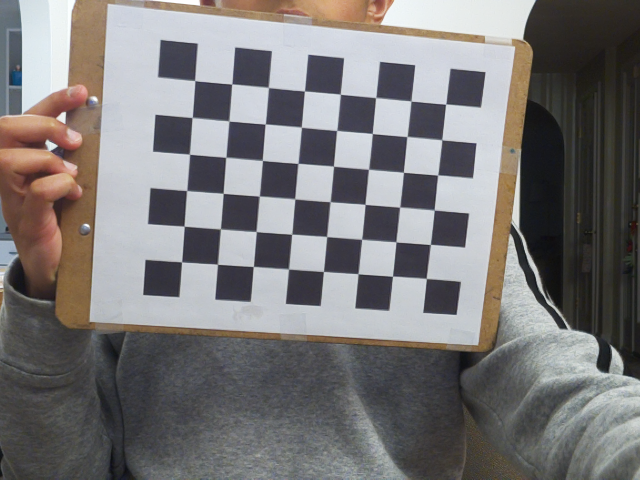
#> input picture images/stereoLeft/imageL0.png, 640 x 480 px; its folder holds 4 pictures in this run
$ python stereo_calibration.py
#> lines starting #> are read from the running program, lines starting #| are printed output that depends on the picture; pictures that were not available may be replaced by others from this repository, and a replacement may not be noted
import numpy as np
import cv2 as cv
import glob
import re

def compute_reprojection_error(object_points, image_points, rvecs, tvecs, camera_matrix, dist_coeffs):
    total_error = 0
    total_points = 0

    for i in range(len(object_points)):
        img_points2, _ = cv.projectPoints(object_points[i], rvecs[i], tvecs[i], camera_matrix, dist_coeffs)
        error = cv.norm(image_points[i], img_points2, cv.NORM_L2) / len(img_points2)
        total_error += error
        total_points += 1

    return total_error / total_points

def rectify_and_draw_epilines(img1, img2, points1, points2, F, save_path1, save_path2):
    def draw_lines(img, lines, pts):
        r, c = img.shape[:2]
        img = cv.cvtColor(img, cv.COLOR_GRAY2BGR)
        for r, pt in zip(lines, pts):
            color = tuple(np.random.randint(0, 255, 3).tolist())
            x0, y0 = map(int, [0, -r[2] / r[1]])
            x1, y1 = map(int, [c, -(r[2] + r[0] * c) / r[1]])
            img = cv.line(img, (x0, y0), (x1, y1), color, 1)
            img = cv.circle(img, tuple(map(int, pt.ravel())), 5, color, -1)
        return img

    lines1 = cv.computeCorrespondEpilines(points2.reshape(-1, 1, 2), 2, F).reshape(-1, 3)
    img1_epilines = draw_lines(img1, lines1, points1)

    lines2 = cv.computeCorrespondEpilines(points1.reshape(-1, 1, 2), 1, F).reshape(-1, 3)
    img2_epilines = draw_lines(img2, lines2, points2)

    cv.imwrite(save_path1, img1_epilines)
    cv.imwrite(save_path2, img2_epilines)

    return img1_epilines, img2_epilines

# Chessboard parameters
chessboardSize = (8,6)
frameSize = (640,480)
criteria = (cv.TERM_CRITERIA_EPS + cv.TERM_CRITERIA_MAX_ITER, 30, 0.001)

objp = np.zeros((chessboardSize[0] * chessboardSize[1], 3), np.float32)
objp[:,:2] = np.mgrid[0:chessboardSize[0],0:chessboardSize[1]].T.reshape(-1,2)

objpoints, imgpointsL, imgpointsR = [], [], []

def extract_number(filename):
    match = re.search(r'\d+', filename)
    return int(match.group()) if match else -1

imagesLeft = sorted(glob.glob('images/stereoLeft/*.png'), key=extract_number)
imagesRight = sorted(glob.glob('images/stereoRight/*.png'), key=extract_number)

for imgLeft, imgRight in zip(imagesLeft, imagesRight):
    imgL = cv.imread(imgLeft)
#> imgL is the input picture: shape (480, 640, 3); mean B, G, R 120, 119.7, 122
    imgR = cv.imread(imgRight)
    grayL = cv.cvtColor(imgL, cv.COLOR_BGR2GRAY)
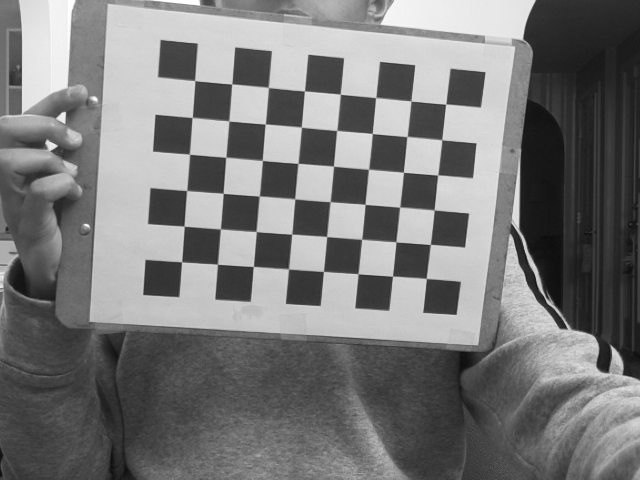
#> grayL: shape (480, 640); min 12, max 255, mean 120.4
    grayR = cv.cvtColor(imgR, cv.COLOR_BGR2GRAY)

    retL, cornersL = cv.findChessboardCorners(grayL, chessboardSize, None)
#> retL = True; cornersL = 48 rows, first 8: [194.7, 80.53], [231.7, 84.04], [268.4, 87.49], [304.4, 91.01], [340.3, 94.19], [375.6, 97.59], [411, 101], [445.6, 104.1]
    retR, cornersR = cv.findChessboardCorners(grayR, chessboardSize, None)
#> retR = True; cornersR has the same summary as cornersL

    if retL and retR:
        objpoints.append(objp)
        cornersL = cv.cornerSubPix(grayL, cornersL, (11,11), (-1,-1), criteria)
#> cornersL = 48 rows, first 8: [194.7, 80.58], [231.7, 83.93], [268.4, 87.38], [304.4, 90.86], [340.3, 94.17], [375.7, 97.51], [410.9, 100.9], [445.7, 104.1]
        imgpointsL.append(cornersL)
        cornersR = cv.cornerSubPix(grayR, cornersR, (11,11), (-1,-1), criteria)
#> cornersR has the same summary as cornersL
        imgpointsR.append(cornersR)

if not imgpointsL:
    print("No image points detected! Check image loading and chessboard detection.")
    exit()

retL, cameraMatrixL, distL, rvecsL, tvecsL = cv.calibrateCamera(objpoints, imgpointsL, frameSize, None, None)
#> retL = 0.119; cameraMatrixL = [[779.7, 0, 308.5], [0, 781.5, 205.8], [0, 0, 1]]; distL = [[0.331, -11.52, 0.00335, 0.00178, 126.2]]; rvecsL = ([0.128, -0.109, 0.0842],); tvecsL = ([-3.08, -3.39, 21.16],)
retR, cameraMatrixR, distR, rvecsR, tvecsR = cv.calibrateCamera(objpoints, imgpointsR, frameSize, None, None)
#> retR = 0.119; cameraMatrixR = [[779.7, 0, 308.5], [0, 781.5, 205.8], [0, 0, 1]]; distR = [[0.331, -11.52, 0.00335, 0.00178, 126.2]]; rvecsR = ([0.128, -0.109, 0.0842],); tvecsR = ([-3.08, -3.39, 21.16],)

reproj_error_left = compute_reprojection_error(objpoints, imgpointsL, rvecsL, tvecsL, cameraMatrixL, distL)
#> the loop in compute_reprojection_error, `for i in range(len(object_points)):` made 1 pass
#> (error, total_error, total_points) on pass 1: (0.0172, 0.0172, 1)
#> after the loop in compute_reprojection_error, `for i in range(len(object_points)):`: total_error = 0.0172; total_points = 1
#> reproj_error_left = 0.0172
reproj_error_right = compute_reprojection_error(objpoints, imgpointsR, rvecsR, tvecsR, cameraMatrixR, distR)
#> the loop in compute_reprojection_error (call 2), `for i in range(len(object_points)):` made 1 pass
#> reproj_error_right = 0.0172
print(f"Left Camera Reprojection Error: {reproj_error_left:.4f}")
#| Left Camera Reprojection Error: 0.0172
print(f"Right Camera Reprojection Error: {reproj_error_right:.4f}")
#| Right Camera Reprojection Error: 0.0172

flags = cv.CALIB_FIX_INTRINSIC
criteria_stereo = (cv.TERM_CRITERIA_EPS + cv.TERM_CRITERIA_MAX_ITER, 30, 0.001)
retStereo, newCameraMatrixL, distL, newCameraMatrixR, distR, rot, trans, essentialMatrix, fundamentalMatrix = cv.stereoCalibrate(
    objpoints, imgpointsL, imgpointsR, cameraMatrixL, distL, cameraMatrixR, distR, grayL.shape[::-1], criteria_stereo, flags)
#> retStereo = 0.119; newCameraMatrixL = [[779.7, 0, 308.5], [0, 781.5, 205.8], [0, 0, 1]]; newCameraMatrixR = [[779.7, 0, 308.5], [0, 781.5, 205.8], [0, 0, 1]]; rot = [[1, 5.56e-14, -4.96e-13], [-5.56e-14, 1, -3.56e-13], [4.96e-13, 3.56e-13, 1]]; trans = [1.13e-11, 8.36e-12, -4.89e-12]; essentialMatrix = [[3.88e-24, 4.89e-12, 8.36e-12], [-4.89e-12, -4.29e-24, -1.13e-11], [-8.36e-12, 1.13e-11, 1.3e-25]]; fundamentalMatrix = [[1.09e-05, 13696546.2, 1.55e+10], [-13696546.2, -1.2e-05, -2.04e+10], [-1.55e+10, 2.04e+10, 1]]

# --- Added print statements for additional camera parameters ---
baseline = np.linalg.norm(trans)
#> baseline = 1.49e-11
focal_length_left = newCameraMatrixL[0,0]
#> focal_length_left = 779.7
focal_length_right = newCameraMatrixR[0,0]
#> focal_length_right = 779.7
fov_x_left = 2 * np.arctan(frameSize[0] / (2 * focal_length_left)) * 180/np.pi
#> fov_x_left = 44.63
fov_y_left = 2 * np.arctan(frameSize[1] / (2 * newCameraMatrixL[1,1])) * 180/np.pi
#> fov_y_left = 34.14
fov_x_right = 2 * np.arctan(frameSize[0] / (2 * focal_length_right)) * 180/np.pi
#> fov_x_right = 44.63
fov_y_right = 2 * np.arctan(frameSize[1] / (2 * newCameraMatrixR[1,1])) * 180/np.pi
#> fov_y_right = 34.14

print("Stereo Calibration Parameters:")
print(f"Baseline: {baseline:.4f} (same unit as object points)")
#| Baseline: 0.0000 (same unit as object points)
print(f"Left Camera Focal Length: {focal_length_left:.4f} pixels")
#| Left Camera Focal Length: 779.7421 pixels
print(f"Right Camera Focal Length: {focal_length_right:.4f} pixels")
#| Right Camera Focal Length: 779.7421 pixels
print(f"Left Camera FOV: {fov_x_left:.2f}° (horizontal) x {fov_y_left:.2f}° (vertical)")
#| Left Camera FOV: 44.63° (horizontal) x 34.14° (vertical)
print(f"Right Camera FOV: {fov_x_right:.2f}° (horizontal) x {fov_y_right:.2f}° (vertical)")
#| Right Camera FOV: 44.63° (horizontal) x 34.14° (vertical)
# --- End of added print statements ---

# Epipolar Constraint Testing
imgL = cv.imread(imagesLeft[0], cv.IMREAD_GRAYSCALE)
#> imgL: shape (480, 640); min 12, max 255, mean 119.9
imgR = cv.imread(imagesRight[0], cv.IMREAD_GRAYSCALE)
points_left = np.array(imgpointsL[0].reshape(-1, 2))
#> points_left = 48 pairs, first value 181.6 to 445.7, second value 80.58 to 278.4
points_right = np.array(imgpointsR[0].reshape(-1, 2))
#> points_right has the same summary as points_left
img1_lines, img2_lines = rectify_and_draw_epilines(imgL, imgR, points_left, points_right, fundamentalMatrix, "epilines_left.png", "epilines_right.png")
#> in rectify_and_draw_epilines, `lines1 = cv.computeCorrespondEpilines(points2.reshape(-1, 1, 2), 2, F)..`: lines1 = 48 rows, first 8: [-0.583, 0.812, 48.07], [-0.576, 0.818, 64.8], [-0.569, 0.823, 80.77], [-0.562, 0.827, 95.94], [-0.555, 0.832, 110.7], [-0.549, 0.836, 124.8], [-0.543, 0.84, 138.4], [-0.537, 0.843, 151.6]
#> the loop in draw_lines, `for r, pt in zip(lines, pts):` made 48 passes
#> (r, pt, color, y0, y1) on passes 1 to 10: ([-0.583, 0.812, 48.07], [194.7, 80.58], (172, 47, 117), -59, 400), ([-0.576, 0.818, 64.8], [231.7, 83.93], (192, 67, 251), -79, 371), ([-0.569, 0.823, 80.77], [268.4, 87.38], (195, 103, 9), -98, 344), ([-0.562, 0.827, 95.94], [304.4, 90.86], (211, 21, 242), -116, 318), ([-0.555, 0.832, 110.7], [340.3, 94.17], (36, 87, 70), -133, 294), ([-0.549, 0.836, 124.8], [375.7, 97.51], (216, 88, 140), -149, 271), ([-0.543, 0.84, 138.4], [410.9, 100.9], (58, 193, 230), -164, 249), ([-0.537, 0.843, 151.6], [445.7, 104.1], (39, 87, 174), -179, 227), ([-0.595, 0.804, 20], [192.2, 117.5], (88, 81, 165), -24, 449), ([-0.588, 0.809, 36.79], [228.8, 120.8], (25, 77, 72), -45, 419)
#> pass 1, in draw_lines, `img = cv.line(img, (x0, y0), (x1, y1), color, 1)`:
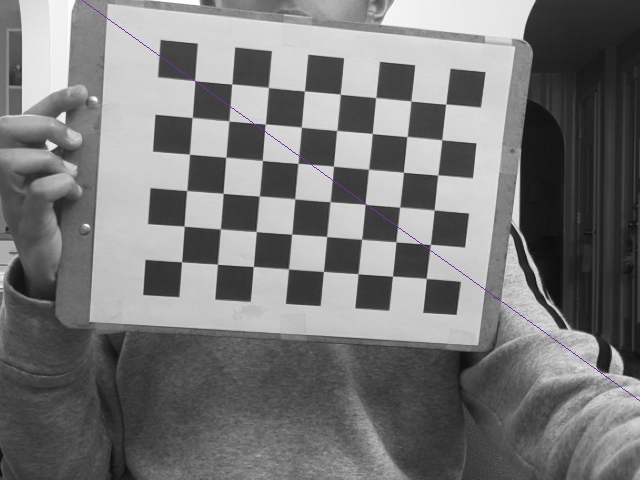
#> img: shape (480, 640, 3); mean B, G, R 120, 119.8, 119.9
#> pass 2, in draw_lines, `img = cv.line(img, (x0, y0), (x1, y1), color, 1)`:
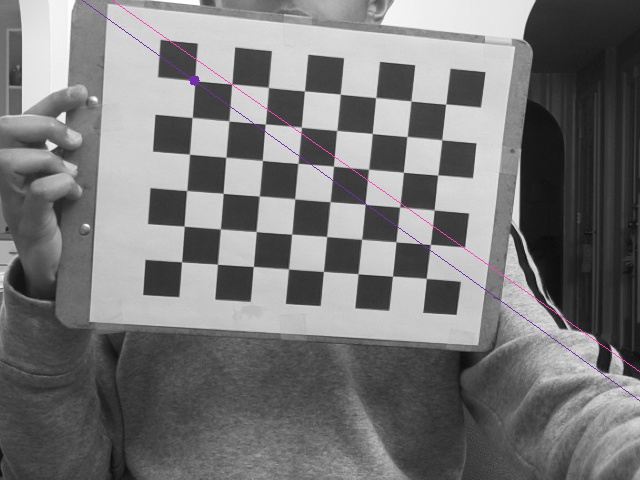
#> img: shape (480, 640, 3); mean B, G, R 120.1, 119.6, 120.1
#> after the loop in draw_lines, `for r, pt in zip(lines, pts):`:
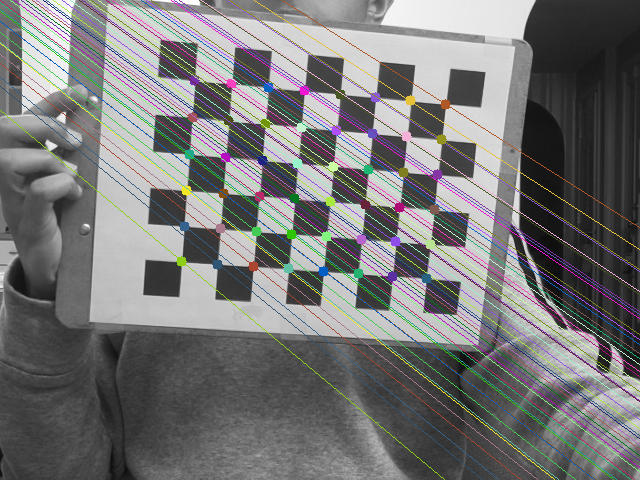
#> img: shape (480, 640, 3); mean B, G, R 118.7, 118.7, 118.8
#> in rectify_and_draw_epilines, `lines2 = cv.computeCorrespondEpilines(points1.reshape(-1, 1, 2), 1, F)..`: lines2 = 48 rows, first 8: [0.583, -0.812, -48.07], [0.576, -0.818, -64.8], [0.569, -0.823, -80.77], [0.562, -0.827, -95.94], [0.555, -0.832, -110.7], [0.549, -0.836, -124.8], [0.543, -0.84, -138.4], [0.537, -0.843, -151.6]
#> the loop in draw_lines (call 2), `for r, pt in zip(lines, pts):` made 48 passes
#> (r, pt, color, y0, y1) on passes 1 to 10: ([0.583, -0.812, -48.07], [194.7, 80.58], (205, 112, 231), -59, 400), ([0.576, -0.818, -64.8], [231.7, 83.93], (149, 201, 127), -79, 371), ([0.569, -0.823, -80.77], [268.4, 87.38], (0, 138, 114), -98, 344), ([0.562, -0.827, -95.94], [304.4, 90.86], (43, 186, 127), -116, 318), ([0.555, -0.832, -110.7], [340.3, 94.17], (23, 187, 130), -133, 294), ([0.549, -0.836, -124.8], [375.7, 97.51], (121, 98, 62), -149, 271), ([0.543, -0.84, -138.4], [410.9, 100.9], (163, 222, 123), -164, 249), ([0.537, -0.843, -151.6], [445.7, 104.1], (195, 82, 174), -179, 227), ([0.595, -0.804, -20], [192.2, 117.5], (227, 148, 209), -24, 449), ([0.588, -0.809, -36.79], [228.8, 120.8], (50, 155, 14), -45, 419)
#> pass 1, in draw_lines (call 2), `img = cv.line(img, (x0, y0), (x1, y1), color, 1)`:
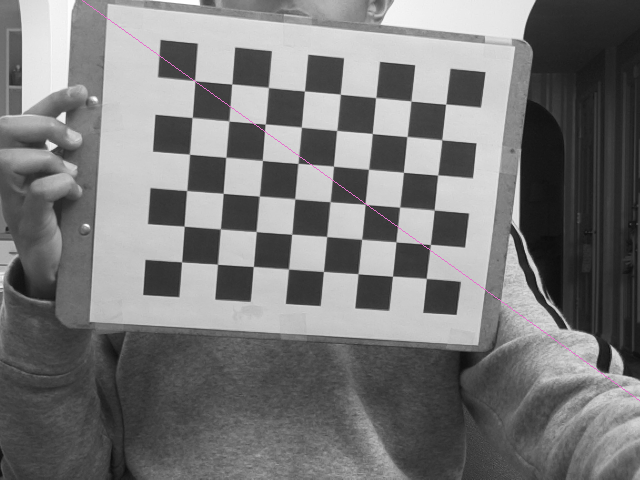
#> img: shape (480, 640, 3); mean B, G, R 120, 119.9, 120.1
#> pass 2, in draw_lines (call 2), `img = cv.line(img, (x0, y0), (x1, y1), color, 1)`:
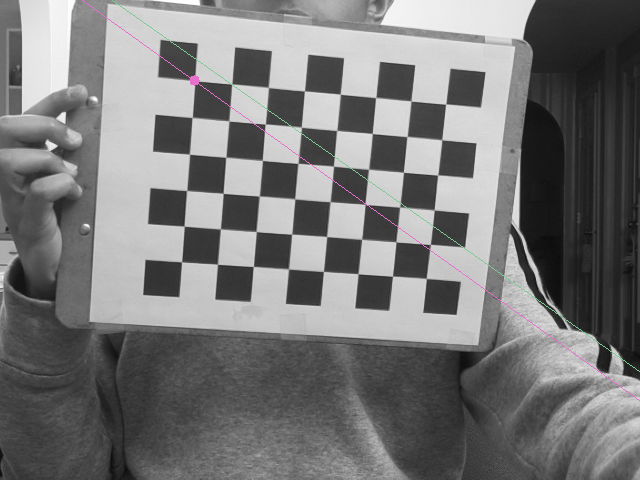
#> img: shape (480, 640, 3); mean B, G, R 120.1, 120, 120.1
#> after the loop in draw_lines (call 2), `for r, pt in zip(lines, pts):`:
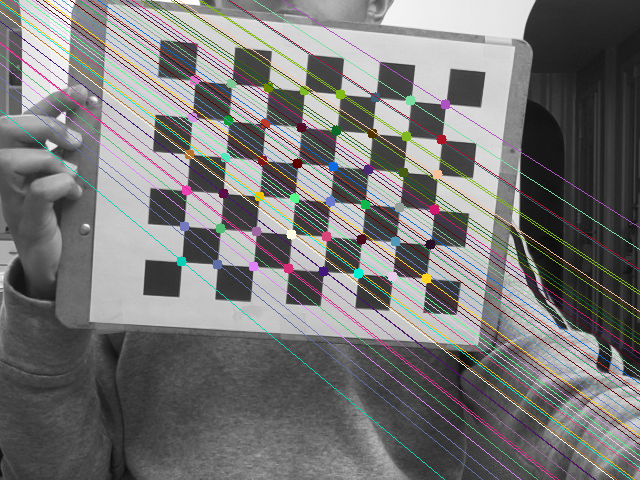
#> img: shape (480, 640, 3); mean B, G, R 118, 118.6, 119.3

cv.imshow("Left Image Epilines", img1_lines)
cv.imshow("Right Image Epilines", img2_lines)
cv.waitKey(0)

rectifyScale= 1
rectL, rectR, projMatrixL, projMatrixR, Q, roi_L, roi_R= cv.stereoRectify(newCameraMatrixL, distL, newCameraMatrixR, distR, grayL.shape[::-1], rot, trans, rectifyScale,(0,0))
#> rectL = [[0.759, 0.562, -0.329], [-0.562, 0.821, 0.105], [0.329, 0.105, 0.939]]; rectR has the same summary as rectL; projMatrixL = [[781.5, 0, 612.7, 0], [0, 781.5, 149.4, 0], [0, 0, 1, 0]]; projMatrixR = [[781.5, 0, 612.7, 1.16e-08], [0, 781.5, 149.4, 0], [0, 0, 1, 0]]; Q = [[1, 0, 0, -612.7], [0, 1, 0, -149.4], [0, 0, 0, 781.5], [0, 0, -6.72e+10, 0]]; roi_L = (0, 0, 0, 0); roi_R = (0, 0, 0, 0)

stereoMapL = cv.initUndistortRectifyMap(newCameraMatrixL, distL, rectL, projMatrixL, grayL.shape[::-1], cv.CV_16SC2)
stereoMapR = cv.initUndistortRectifyMap(newCameraMatrixR, distR, rectR, projMatrixR, grayR.shape[::-1], cv.CV_16SC2)

print("Saving parameters!")
cv_file = cv.FileStorage('stereoMap2.xml', cv.FILE_STORAGE_WRITE)

cv_file.write('stereoMapL_x',stereoMapL[0])
cv_file.write('stereoMapL_y',stereoMapL[1])
cv_file.write('stereoMapR_x',stereoMapR[0])
cv_file.write('stereoMapR_y',stereoMapR[1])

cv_file.release()

cv.destroyAllWindows()
